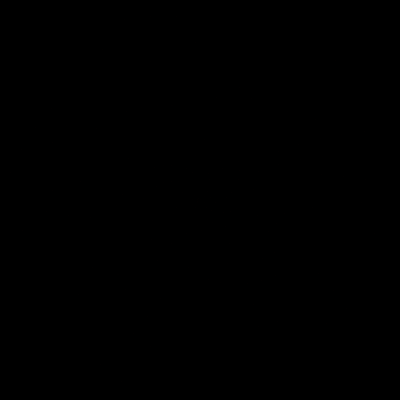
Frame 1 (no input)
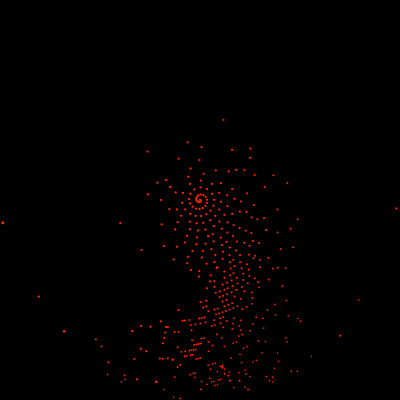
Frame 60 (the mouse pressed at the canvas centre just before this capture)
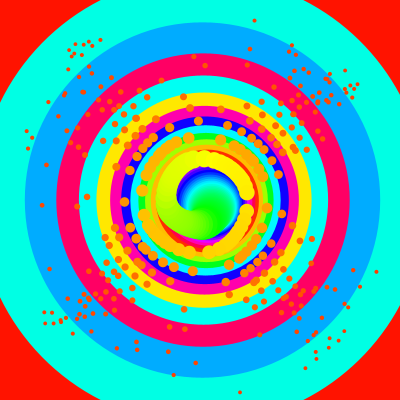
Frame 120 (the mouse held since frame 60 and released just before this capture)

The Processing sketch that drew these frames (run headless with seeded random() and noise(); from frame 60 on, the mouse is pressed at the canvas centre):

// Processing sketch: processing_63444
// ── processing_63444.pde

// 2D Array of objects 
Cell[] grid; 
 
// Number of columns and rows in the grid 
int cols = 400; 
int rows = 400; 
float maxFac = 4000;
float mouseFactorDecrease = random(0.93,0.99); // decrease per step 
float mouseFix = random (10,100);
 
 
void setup() { 
  size(400,400); 
  colorMode(HSB, 100); 
 
  grid = new Cell[cols]; 
  for (int i = 0; i < cols; i++) { 
      // Initialize each object 
      grid[i] = new Cell(i); 
  } 
} 
 
void draw() { 
  background(0); 
  // The counter variables i and j are also the column and row numbers and  
  // are used as arguments to the constructor for each object in the grid.   
  for (int i = 0; i < cols; i++) { 
      // Oscillate and display each object 
      grid[i].oscillate(); 
      grid[i].display(); 
  } 
} 
 
// A Cell object 
class Cell { 
  // A cell object knows about its location in the grid as well as its size with the variables x,y,w,h. 
  float x,y;   // coordinates of point
  float x1;    // value / number of point
  float mouseValue; 
  float mouseFactor; // inreased by mouse position 
  
 
  // Cell Constructor 
  Cell(float tempX) { 
    x1=tempX;
  }  
   
  // Oscillation means increase angle 
  void oscillate() { 
    
    // calculate mouseFactor and mouseValue
    mouseFactor = mouseFix /( abs(x+200-mouseX) + abs(y+200-mouseY) + .0001); 
    mouseValue = mouseFactorDecrease*mouseValue+mouseFactor; 
    
    // limit mouseValue
    if ( mouseValue > maxFac ) { 
      mouseValue = maxFac; } 
    
   
  } 
 
  void display() { 
    stroke(255); 
    // Color calculated using mouseValue
    fill(mouseValue%100,100,100,100); 
    
    // calulate coordinates using mouseValue
    x = 0.5*x1*cos(x1/mouseValue); 
    y = 0.5*x1*sin(x1/mouseValue); 
    
    // without mouseValue
    // x = 0.5*x1*cos(x1); 
    // y = 0.5*x1*sin(x1); 
    
    // ellipse(x+200,y+200,2 + w*mouseValue/500,2 + h*mouseValue/500);  
    ellipse(x+200,y+200,mouseValue,mouseValue);
  } 
} 
 
